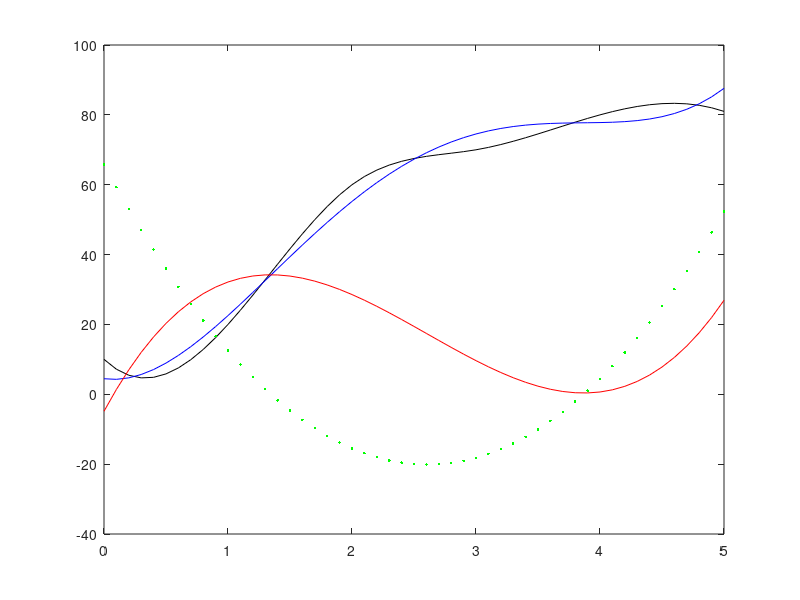

Recreate this plot in MATLAB. (Note: this script raises an error after producing the figure.)
%%%
%%%

close all
clear all
clc

%%%% t=0 ----> i=1 .....

i=0:5;
x(1)=10;
x(2)=20;
x(3)=60;
x(4)=70;
x(5)=80;
x(6)=81;
t=0:0.1:5;

interp=spline(i,x,t);
plot(t,interp,'k-')
hold on




%% variacao da Aceleracao nao constante
a=polyfit(t,interp,4);

eq_x= a(5)+ a(4)*t+ a(3)*t.*t+ a(2)*t.^3 +a(1)*t.^4 ;

eq_v= a(4)+ 2*a(3)*t+ 3*a(2)*t.*t + 4*a(1)*t.^3 ;

eq_ac= 2*a(3)+ 6*a(2)*t + 12*a(1)*t.^2 ;

plot(t,eq_x,'b-')
hold on
plot(t,eq_v,'r-')
hold on
plot(t,eq_ac,'g.')
hold on

%%%%Aumento da precisao
dt2=0.001;
t2=0:dt2:5;
ac2=ac1(a,t2);
v2=v1(a,t2);
x2=x1(a,t2);

%%%% a) Acelaraco minima
iteracao=find(ac2==min(ac2));
t_ac_min=(iteracao*dt2)-dt2 % instante da aceleracao minima
x_ac_min=x2(iteracao) %x onde acelaercao minima
ac_min=ac2(iteracao) %aceleracao minima
%%%ac_min2=min(ac2


%%%% b) imobilizado
c=(1/dt2)/100;

iteracaoI=find(round(v2*c)==0);
t_imobilizado=(iteracaoI*dt2)-dt2 % instante para

x_imobilizado=x2(iteracaoI) %x onde para






function f=x1(a,t)
f= a(5)+ a(4)*t+ a(3)*t.*t+ a(2)*t.^3 +a(1)*t.^4 ;
end
function f=v1(a,t)
f= a(4)+ 2*a(3)*t+ 3*a(2)*t.*t + 4*a(1)*t.^3 ;
end
function f=ac1(a,t)
f= 2*a(3)+ 6*a(2)*t + 12*a(1)*t.^2 ;
end



%%%%%%%%%%%%%%%%%%%%--------------%%---------------%%%%%%%%%%%%%%%%%%%%%%%%

% % % % %% Aceleracao constante
% % % % a=polyfit(t,interp,2);
% % % %
% % % % eq_x= a(3)+ a(2)*t+ a(1)*t.*t;
% % % %
% % % % eq_v= a(2)+ 2*a(1)*t;
% % % %
% % % % eq_ac= 2*a(1);
% % % %
% % % % plot(t,eq_x,'b-')
% % % % hold on
% % % % plot(t,eq_v,'r-')
% % % % hold on
% % % % plot(t,eq_ac,'g.')
% % % % hold on
% % %
% % % %% Aceleracao nao constante
% % % a=polyfit(t,interp,3);
% % %
% % % eq_x= a(4)+ a(3)*t+ a(2)*t.*t+ a(1)*t.^3;
% % %
% % % eq_v= a(3)+ 2*a(2)*t+ 3*a(1)*t.*t ;
% % %
% % % eq_ac= 2*a(2)+ 6*a(1)*t;
% % %
% % % plot(t,eq_x,'b-')
% % % hold on
% % % plot(t,eq_v,'r-')
% % % hold on
% % % plot(t,eq_ac,'g.')
% % % hold on